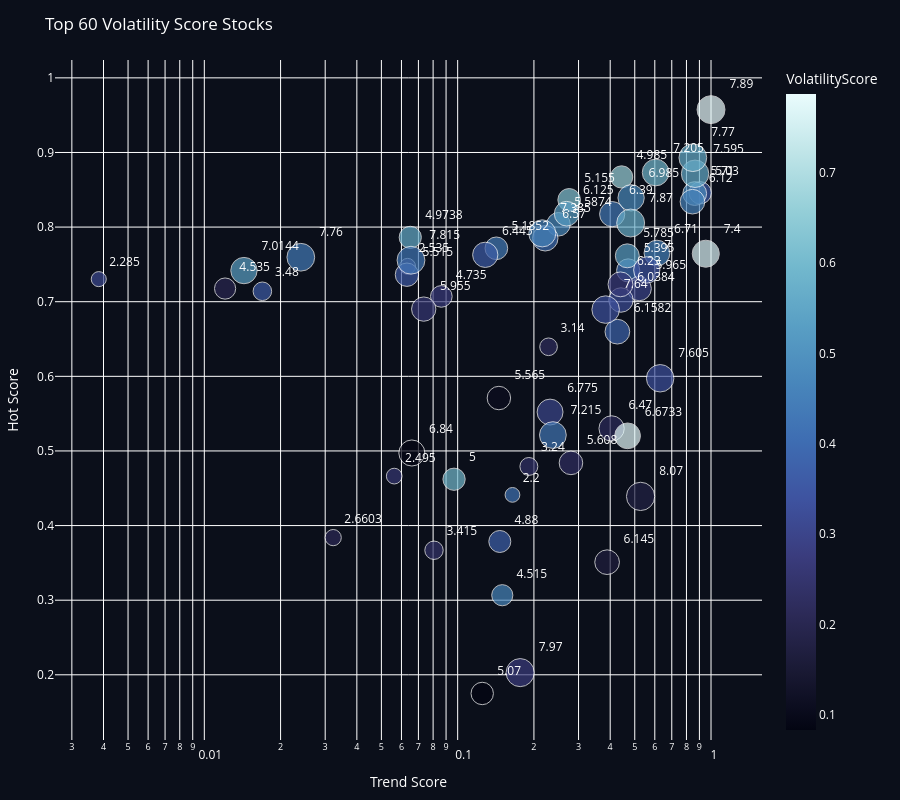

Notebook code for this chart:
### Code cell
fig = px.scatter(
    df_sorted.sort_values(by=["regularMarketPrice"], ascending=True).head(60),
    x='TrendScore',
    y='HotScore',
    size='regularMarketPrice',
    text='regularMarketPrice',
    color='VolatilityScore',
    hover_name='symbol',
    log_x=True,
    title='HotScore vs Market Cap',
    color_continuous_scale="ice",
)


fig.update_traces(textposition="top right", marker=dict(line=dict(width=1, color="white")))

fig.update_layout(
    title="Top 60 Volatility Score Stocks", 
    xaxis_title="Trend Score",
    yaxis_title="Hot Score",    
    plot_bgcolor="#0b0f1a",
    paper_bgcolor="#0b0f1a",
    font_color="white",
    height=800,
    margin=dict(l=40, r=40, t=60, b=40)
)


fig.show()


chart_path = os.path.join(OUTPUT_VOLATITLITY, "scatter_volatility.html")
fig.write_html(chart_path, include_plotlyjs="cdn")

### Figure 1 — Plotly figure (JSON) as saved in the notebook; plotly's stock layout.template omitted (floating-point values rounded to 4 significant figures)
{"data": [{"hovertemplate": "<b>%{hovertext}</b><br><br>TrendScore=%{x}<br>HotScore=%{y}<br>regularMarketPrice=%{text}<br>VolatilityScore=%{marker.color}<extra></extra>", "hovertext": ["ABTC", "PLUG", "ABEV", "WIT", "DNN", "COTY", "BTE", "BBD", "BITF", "BTG", "SNAP", "AUR", "UWMC", "RXRX", "UA", "NIO", "AVAL", "GRAB", "UAA", "IOVA", "CSAN", "JBLU", "MPW", "BB", "GBTG", "ICL", "VZLA", "KEEL", "HAFN", "UGP", "BSBR", "MPT", "TKC", "AQN", "PAYO", "RUM", "BULL", "HBI", "HTZ", "TMC", "XXI", "PTON", "RIG", "MCW", "LFST", "BBAI", "BHC", "ITUB", "TGB", "PSNYW", "IEP", "MFG", "AEG", "OPEN", "TLX", "SOUN", "CCC", "DJTWW", "ACHR", "NMR"], "legendgroup": "", "marker": {"color": [0.4177, 0.3103, 0.2584, 0.2689, 0.2097, 0.2234, 0.236, 0.2419, 0.3581, 0.4667, 0.2005, 0.2716, 0.3733, 0.565, 0.6687, 0.5968, 0.3583, 0.08333, 0.6287, 0.4412, 0.4008, 0.3544, 0.1091, 0.4764, 0.2267, 0.482, 0.5328, 0.2599, 0.2996, 0.3232, 0.4591, 0.5299, 0.1667, 0.382, 0.2696, 0.4334, 0.3645, 0.2155, 0.4046, 0.7748, 0.4572, 0.3053, 0.08791, 0.4762, 0.3362, 0.5341, 0.5955, 0.4257, 0.4605, 0.7674, 0.5635, 0.3312, 0.3345, 0.4375, 0.5672, 0.4252, 0.5727, 0.7871, 0.2745, 0.1818], "coloraxis": "coloraxis", "line": {"color": "white", "width": 1}, "size": [2.2, 2.285, 2.495, 2.535, 2.66, 3.14, 3.24, 3.415, 3.48, 4.515, 4.535, 4.735, 4.88, 4.974, 4.985, 5.0, 5.03, 5.07, 5.155, 5.185, 5.395, 5.515, 5.565, 5.587, 5.608, 5.71, 5.785, 5.955, 5.965, 6.038, 6.12, 6.125, 6.145, 6.158, 6.23, 6.39, 6.445, 6.47, 6.57, 6.673, 6.71, 6.775, 6.84, 6.985, 7.0, 7.014, 7.205, 7.215, 7.385, 7.4, 7.595, 7.605, 7.64, 7.76, 7.77, 7.815, 7.87, 7.89, 7.97, 8.07], "sizemode": "area", "sizeref": 0.02018, "symbol": "circle"}, "mode": "markers+text", "name": "", "orientation": "v", "showlegend": false, "text": [2.2, 2.285, 2.495, 2.535, 2.66, 3.14, 3.24, 3.415, 3.48, 4.515, 4.535, 4.735, 4.88, 4.974, 4.985, 5.0, 5.03, 5.07, 5.155, 5.185, 5.395, 5.515, 5.565, 5.587, 5.608, 5.71, 5.785, 5.955, 5.965, 6.038, 6.12, 6.125, 6.145, 6.158, 6.23, 6.39, 6.445, 6.47, 6.57, 6.673, 6.71, 6.775, 6.84, 6.985, 7.0, 7.014, 7.205, 7.215, 7.385, 7.4, 7.595, 7.605, 7.64, 7.76, 7.77, 7.815, 7.87, 7.89, 7.97, 8.07], "textposition": "top right", "type": "scatter", "x": [0.1646, 0.003831, 0.05618, 0.06344, 0.03226, 0.2284, 0.191, 0.08065, 0.01695, 0.15, 0.01208, 0.08621, 0.1467, 0.065, 0.4437, 0.09677, 0.9065, 0.125, 0.2754, 0.1422, 0.4711, 0.06306, 0.1455, 0.25, 0.28, 0.8623, 0.4672, 0.07345, 0.5206, 0.4411, 0.8448, 0.2692, 0.3889, 0.427, 0.4391, 0.4073, 0.1285, 0.4052, 0.2216, 0.4685, 0.6118, 0.2316, 0.06593, 0.4837, 0.5574, 0.01434, 0.6045, 0.2376, 0.2158, 0.9535, 0.8651, 0.6299, 0.3838, 0.02404, 0.8478, 0.06542, 0.4818, 1.0, 0.1765, 0.5273], "xaxis": "x", "y": [0.4411, 0.7303, 0.4663, 0.7474, 0.3839, 0.6396, 0.4792, 0.3669, 0.714, 0.3067, 0.7176, 0.7071, 0.3787, 0.7862, 0.8672, 0.4621, 0.846, 0.175, 0.8365, 0.7716, 0.7419, 0.7362, 0.5709, 0.8038, 0.484, 0.8449, 0.7615, 0.6901, 0.7176, 0.7023, 0.8341, 0.8179, 0.3509, 0.6598, 0.7233, 0.8174, 0.7629, 0.5302, 0.7851, 0.5203, 0.7651, 0.5521, 0.4973, 0.8392, 0.7426, 0.7418, 0.8732, 0.5213, 0.7916, 0.7643, 0.8714, 0.5974, 0.6894, 0.7596, 0.893, 0.7556, 0.8055, 0.9574, 0.2029, 0.4391], "yaxis": "y"}], "layout": {"coloraxis": {"autocolorscale": false, "colorbar": {"title": {"text": "VolatilityScore"}}, "colorscale": [[0, "rgb(3, 5, 18)"], [0.09091, "rgb(25, 25, 51)"], [0.1818, "rgb(44, 42, 87)"], [0.2727, "rgb(58, 60, 125)"], [0.3636, "rgb(62, 83, 160)"], [0.4545, "rgb(62, 109, 178)"], [0.5455, "rgb(72, 134, 187)"], [0.6364, "rgb(89, 159, 196)"], [0.7273, "rgb(114, 184, 205)"], [0.8182, "rgb(149, 207, 216)"], [0.9091, "rgb(192, 229, 232)"], [1, "rgb(234, 252, 253)"]]}, "font": {"color": "white"}, "height": 800, "legend": {"itemsizing": "constant", "tracegroupgap": 0}, "margin": {"b": 40, "l": 40, "r": 40, "t": 60}, "paper_bgcolor": "#0b0f1a", "plot_bgcolor": "#0b0f1a", "title": {"text": "Top 60 Volatility Score Stocks"}, "xaxis": {"anchor": "y", "domain": [0, 1], "title": {"text": "Trend Score"}, "type": "log"}, "yaxis": {"anchor": "x", "domain": [0, 1], "title": {"text": "Hot Score"}}}}
